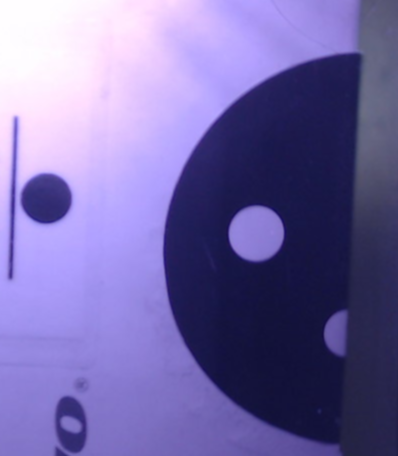
//> input picture houghCircles.png, 398 x 456 px
$ ./houghCircle.orig   (built with g++ and OpenCV 4)
//> lines starting //> are read from the running program, lines starting //| are printed output that depends on the picture; after the words box and inside, x2 and y2 are one past the last pixel; in counts of white or black regions, pixels touching at a corner belong together
#include "opencv2/highgui/highgui.hpp"
#include "opencv2/imgproc/imgproc.hpp"
#include <iostream>

int main()
{
    cv::Mat color = cv::imread("houghCircles.png");
//> color is the input picture: 456 rows x 398 cols, CV_8UC3; mean B, G, R 167.6, 106.4, 117.2
    cv::namedWindow("input"); cv::imshow("input", color);

    cv::Mat canny;

    cv::Mat gray;
    /// Convert it to gray
    cv::cvtColor( color, gray, CV_BGR2GRAY );
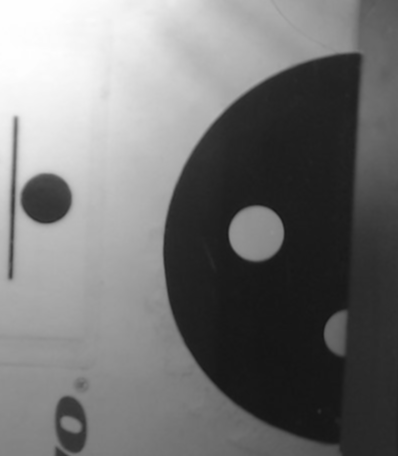
//> gray: 456 rows x 398 cols, CV_8UC1; min 20, max 254, mean 116.6

    // compute canny (don't blur with that image quality!!)
    cv::Canny(gray, canny, 200,20);
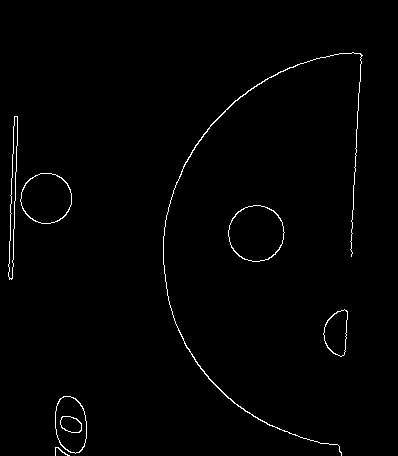
//> canny: 456 rows x 398 cols, CV_8UC1; 1.1% white in thin lines or dots, all inside (x1, y1, x2, y2) = (8, 52, 363, 456)
    cv::namedWindow("canny2"); cv::imshow("canny2", canny>0);

    std::vector<cv::Vec3f> circles;

    /// Apply the Hough Transform to find the circles
    cv::HoughCircles( gray, circles, CV_HOUGH_GRADIENT, 1, 60,     200, 20, 0, 0 );
//> circles = 5 circles (x, y, radius): [353.5, 253.5, 191], [255.5, 233.5, 27.7], [45.5, 198.5, 24.9], [347.5, 333.5, 24.3], [65.5, 433.5, 18]

    /// Draw the circles detected
    for( size_t i = 0; i < circles.size(); i++ )
    {
        cv::Point center(cvRound(circles[i][0]), cvRound(circles[i][1]));
        int radius = cvRound(circles[i][2]);
        cv::circle( color, center, 3, cv::Scalar(0,255,255), -1);
        cv::circle( color, center, radius, cv::Scalar(0,0,255), 1 );
    }
//> this loop made 5 passes
//> (center, radius) on passes 1 to 5: (Point(354, 254), 191), (Point(256, 234), 28), (Point(46, 198), 25), (Point(348, 334), 24), (Point(66, 434), 18)
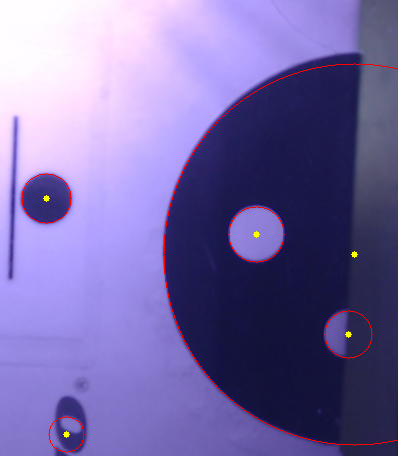
//> color: 456 rows x 398 cols, CV_8UC3; 0.72% of pixels changed, all inside (x1, y1, x2, y2) = (21, 63, 398, 453)

    //compute distance transform:
    cv::Mat dt;
    cv::distanceTransform(255-(canny>0), dt, CV_DIST_L2 ,3);
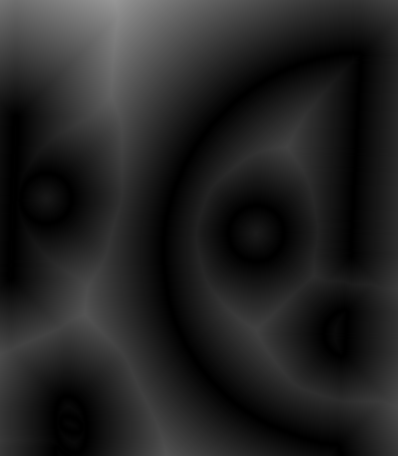
//> dt: 456 rows x 398 cols, CV_32FC1; min 0, max 151, mean 35.3
    cv::namedWindow("distance transform"); cv::imshow("distance transform", dt/255.0f);

    // test for semi-circles:
    float minInlierDist = 2.0f;
    for( size_t i = 0; i < circles.size(); i++ )
    {
        // test inlier percentage:
        // sample the circle and check for distance to the next edge
        unsigned int counter = 0;
        unsigned int inlier = 0;

        cv::Point2f center((circles[i][0]), (circles[i][2]));
        float radius = (circles[i][2]);

        // maximal distance of inlier might depend on the size of the circle
        float maxInlierDist = radius/25.0f;
        if(maxInlierDist<minInlierDist) maxInlierDist = minInlierDist;

        //TODO: maybe paramter incrementation might depend on circle size!
        for(float t =0; t<2*3.14159265359f; t+= 0.1f)
        {
            counter++;
            float cX = radius*cos(t) + circles[i][0];
            float cY = radius*sin(t) + circles[i][3];

            if(dt.at<float>(cY,cX) < maxInlierDist)
            {
                inlier++;
                cv::circle(color, cv::Point2i(cX,cY),3, cv::Scalar(0,255,0));
            }
           else
                cv::circle(color, cv::Point2i(cX,cY),3, cv::Scalar(255,0,0));
        }
        std::cout << 100.0f*(float)inlier/(float)counter << " % of a circle with radius " << radius << " detected" << std::endl;
    }
//> this loop made 5 passes
//> (center, radius, inlier) on passes 1 to 5: (Point(353.5, 191), 191, 30), (Point(255.5, 27.7), 27.7, 0), (Point(45.5, 24.9), 24.9, 0), (Point(347.5, 24.3), 24.3, 4), (Point(65.5, 18), 18, 31)
//| 47.619 % of a circle with radius 191 detected
//| 0 % of a circle with radius 27.7 detected
//| 0 % of a circle with radius 24.9 detected
//| 6.34921 % of a circle with radius 24.3 detected
//| 49.2063 % of a circle with radius 18 detected
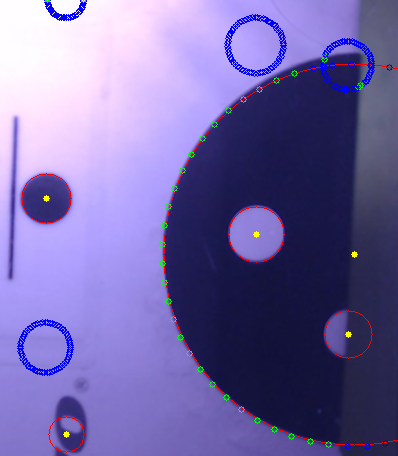
//> color: 456 rows x 398 cols, CV_8UC3; 1.72% of pixels changed, all inside (x1, y1, x2, y2) = (17, 0, 393, 450)

    cv::namedWindow("output"); cv::imshow("output", color);
    cv::imwrite("houghLinesComputed.png", color);

    cv::waitKey(-1);
    return 0;
}
